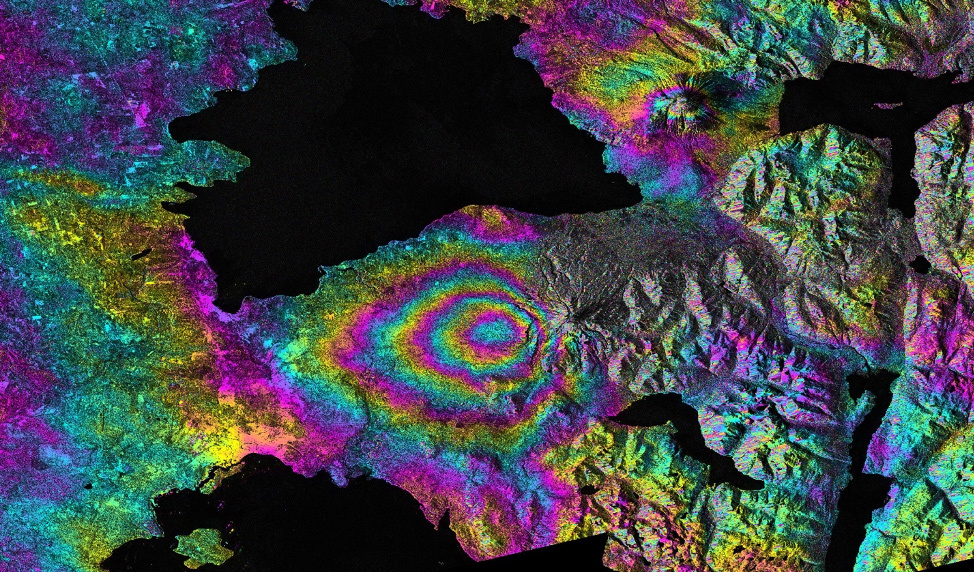
#> input picture sar_2_color.jpg, 974 x 572 px
$ jupyter execute 'DE_IP_2024_Task_1_completed (1).ipynb'
#> lines starting #> are read from the running program, lines starting #| are printed output that depends on the picture; after the words box and inside, x2 and y2 are one past the last pixel; in counts of white or black regions, pixels touching at a corner belong together; long printed decimals are rounded
<a href="https://colab.research.google.com/github/alkezzar/Homework1/blob/main/DE_IP_2024_Task_1.ipynb" target="_parent"></a>

[cell 1]
import numpy as np
import cv2
import matplotlib.pyplot as plt

# Базовая работа с изображением

[cell 2]
image = cv2.imread('sar_2_color.jpg')
#> image is the input picture: shape (572, 974, 3); mean B, G, R 71.5, 68.6, 63.6

[cell 3]
plt.imshow(image)

[cell 4]
image.shape # h,w,c
#> Out = (572, 974, 3)

[cell 5]
image[250,250] # b,g,r
#> Out = [12, 12, 12]

[cell 6]
# ROI
img_roi = image[100:200, 500:700]
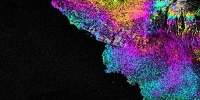
#> img_roi: shape (100, 200, 3); mean B, G, R 65.1, 42.2, 54.9

[cell 7]
plt.imshow(img_roi)

[cell 8]
b,g,r = cv2.split(image)

[cell 9]
plt.imshow(b, cmap = 'gray')

[cell 10]
plt.imshow(g, cmap = 'gray')

[cell 11]
# alternative approach
b = image[:,:,0]

[cell 12]
import copy

image2 = copy.deepcopy(image)

[cell 13]
image2[50:100,50:100] = [0,0,0]
#> image2: shape (572, 974, 3); 0.45% of pixels changed, all inside (x1, y1, x2, y2) = (50, 50, 100, 100)

[cell 14]
plt.imshow(image2)

[cell 15]
# empty image
image_template = np.zeros(image.shape,np.uint8)

[cell 16]
plt.imshow(image_template)

# Конвертация цветовых моделей

[cell 17]
image_template[0,0]
#> Out = [0, 0, 0]

[cell 18]
image_gray = cv2.cvtColor(image, cv2.COLOR_BGR2GRAY)
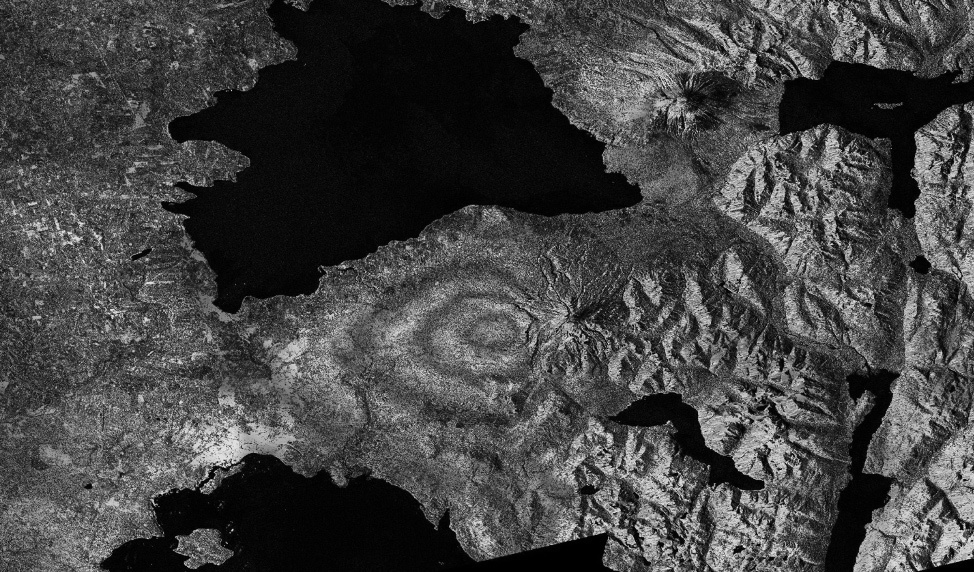
#> image_gray: shape (572, 974); min 0, max 236, mean 67.4

[cell 19]
image_gray[0,0]
#> Out = 40

[cell 20]
image_gray.shape
#> Out = (572, 974)

[cell 21]
image_hsv = cv2.cvtColor(image, cv2.COLOR_BGR2HSV)
#> image_hsv: shape (572, 974, 3); mean H, S, V 79.8, 125.4, 92.5

[cell 22]
image_hsv.shape
#> Out = (572, 974, 3)

[cell 23]
image_hsv[0,0]
#> Out = [117, 143, 75]

[cell 24]
image[0,0]
#> Out = [75, 37, 33]

[cell 25]
image_lab = cv2.cvtColor(image, cv2.COLOR_BGR2Lab)
#> image_lab: shape (572, 974, 3); mean of channels 0, 1, 2 75.2, 129.2, 126.9

[cell 26]
image_lab[0,0]
#> Out = [42, 139, 104]

# Пороговая фильтрация

[cell 27]
_,thresh1 = cv2.threshold(image_gray,200,255,cv2.THRESH_BINARY)
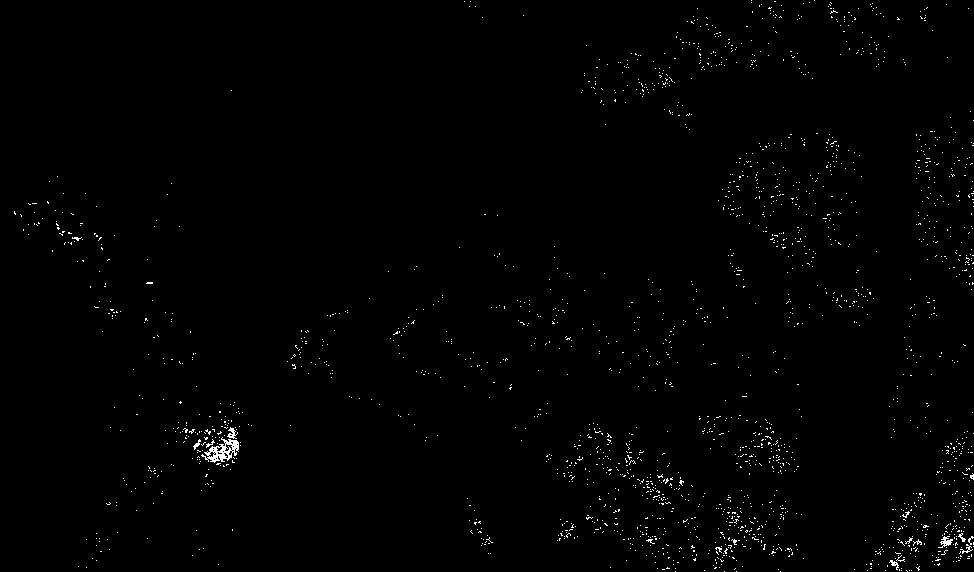
#> thresh1: shape (572, 974); 0.8% white in thin lines or dots

[cell 28]
plt.imshow(thresh1, cmap='gray')

[cell 29]
thresh1[thresh1==100].sum()
#> Out = 0

# Построение гистограммы

[cell 30]
histSize = 256
histRange = (0, 256)
accumulate = False

b_hist = cv2.calcHist([b], [0], None, [histSize], histRange, accumulate=accumulate)
#> b_hist = 256 values, max 15318 at index 5, min 29 at index 253, mean 2176.3

[cell 31]
plt.plot(b_hist)
#> figure, not shown here; curve peaks at x = 5, y = 15318

[cell 32]
b_hist_cum = b_hist.cumsum()
#> b_hist_cum = 256 values from 10493 to 557128

[cell 33]
plt.plot(b_hist_cum)
#> figure, not shown here; curve peaks at x = 255, y = 557128

[cell 34]
b_hist_norm = b_hist /  (image.shape[0] * image.shape[1])
#> b_hist_norm = 256 values, max 0.0275 at index 5, min 5.21e-05 at index 253, mean 0.00391

[cell 35]
plt.plot(b_hist_norm)
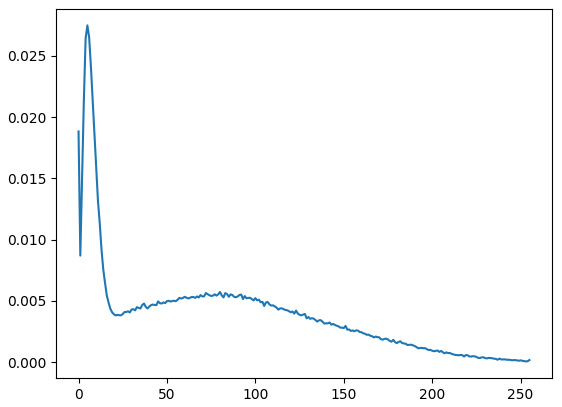
#> figure drawn by matplotlib, 1 panel; curve peaks at x = 5, y = 0.0275

# Сравнение двух изображений

[cell 36]
from skimage.metrics import structural_similarity, mean_squared_error

(ssim, diff) = structural_similarity(image_gray, image_gray, full=True)
#> diff: shape (572, 974) float64; every value is 1
#> ssim = 1
diff = (diff * 255).astype("uint8")
#> diff: shape (572, 974); every value is 255
print("SSIM: {}".format(ssim))
#| SSIM: 1.0

[cell 37]
plt.imshow(diff)

[cell 38]
mse = mean_squared_error(image_gray, image_gray)
#> mse = 0
mse
#> Out = 0

# Статистические характеристики изображений

[cell 39]
mean = image_gray.mean()
#> mean = 67.41

[cell 40]
std = image_gray.std()
#> std = 52.02

[cell 41]
print(mean,std)
#| 67.412 52.016

[cell 42]
eq_gray = cv2.equalizeHist(image_gray)

[cell 43]
plt.imshow(eq_gray, cmap="gray")

[cell 44]
plt.imshow(image_gray, cmap="gray")

# Решение задания

Используется изображение `sar_1_gray.jpg` в оттенках серого.

1. Загрузка изображения.
2. Гистограмма.
3. Гамма-коррекция для γ < 1 и γ > 1.
4. Сравнение исходного и скорректированных изображений по MSE и SSIM.
5. Статистическая коррекция по статистикам `eq_gray`.
6. Пороговая фильтрация с различными параметрами.

[cell 45]
import cv2
import numpy as np
import matplotlib.pyplot as plt
from skimage.metrics import structural_similarity as ssim
from skimage.metrics import mean_squared_error as mse

# 1. Загрузка изображения
img = cv2.imread("sar_1_gray.jpg", cv2.IMREAD_GRAYSCALE)
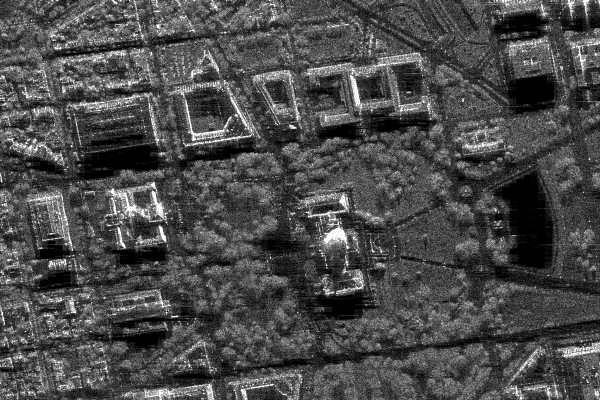
#> input picture sar_1_gray.jpg, 600 x 400 px
#> img is the input picture: shape (400, 600); min 0, max 255, mean 74.9
if img is None:
    raise FileNotFoundError("Не найден файл sar_1_gray.jpg")

print("Размер изображения:", img.shape)
#| Размер изображения: (400, 600)
print("Диапазон интенсивностей:", int(img.min()), "-", int(img.max()))
#| Диапазон интенсивностей: 0 - 255
print(f"Среднее: {img.mean():.4f}")
#| Среднее: 74.9416
print(f"СКО: {img.std():.4f}")
#| СКО: 43.6585

# 2. Гистограмма
plt.figure(figsize=(9, 4))
plt.hist(img.ravel(), bins=256, range=(0, 256))
plt.title("2. Гистограмма исходного изображения")
plt.xlabel("Интенсивность пикселя")
plt.ylabel("Количество пикселей")
plt.grid(alpha=0.3)
plt.show()
#> figure, not shown here; tallest bar 3786 high, from x = 1 to 2

# Вспомогательная функция гамма-коррекции:
# I_out = 255 * (I_in / 255)^gamma
def gamma_correction(image, gamma):
#> called with gamma = 0.5
    table = np.array(
        [255 * ((i / 255.0) ** gamma) for i in range(256)],
        dtype=np.float32
    )
    table = np.clip(table, 0, 255).astype(np.uint8)
    return cv2.LUT(image, table)

# 3. Гамма-коррекция
gamma_less = 0.5   # gamma < 1 -> изображение светлее
gamma_greater = 2.0  # gamma > 1 -> изображение темнее

img_gamma_less = gamma_correction(img, gamma_less)
img_gamma_greater = gamma_correction(img, gamma_greater)
#> call 2 of gamma_correction, with gamma = 2
#> in gamma_correction (call 2), `return cv2.LUT(image, table)`:
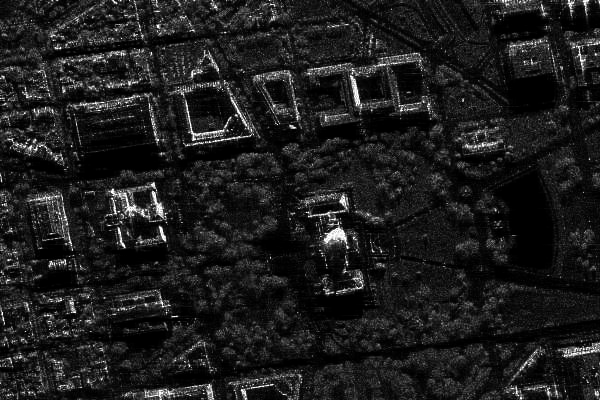
#> returned value: shape (400, 600); min 0, max 255, mean 29.1

fig, ax = plt.subplots(1, 3, figsize=(15, 5))
ax[0].imshow(img, cmap="gray", vmin=0, vmax=255)
ax[0].set_title("Исходное")
ax[1].imshow(img_gamma_less, cmap="gray", vmin=0, vmax=255)
ax[1].set_title("γ = 0.5 (< 1), светлее")
ax[2].imshow(img_gamma_greater, cmap="gray", vmin=0, vmax=255)
ax[2].set_title("γ = 2.0 (> 1), темнее")
for a in ax:
    a.axis("off")
plt.suptitle("3. Гамма-коррекция")
plt.show()

# 4. MSE и SSIM
mse_less = mse(img, img_gamma_less)
#> mse_less = 3250.4
ssim_less = ssim(img, img_gamma_less, data_range=255)
#> ssim_less = 0.788

mse_greater = mse(img, img_gamma_greater)
#> mse_greater = 2383.8
ssim_greater = ssim(img, img_gamma_greater, data_range=255)
#> ssim_greater = 0.527

print("4. Сравнение с исходным изображением")
print(f"γ = 0.5: MSE = {mse_less:.4f}, SSIM = {ssim_less:.6f}")
#| γ = 0.5: MSE = 3250.4291, SSIM = 0.7875
print(f"γ = 2.0: MSE = {mse_greater:.4f}, SSIM = {ssim_greater:.6f}")
#| γ = 2.0: MSE = 2383.7636, SSIM = 0.527

# 5. Статистическая цветокоррекция (для данного задания — коррекция яркости
#    серого изображения) на основе статистик eq_gray.
eq_gray = cv2.equalizeHist(img)
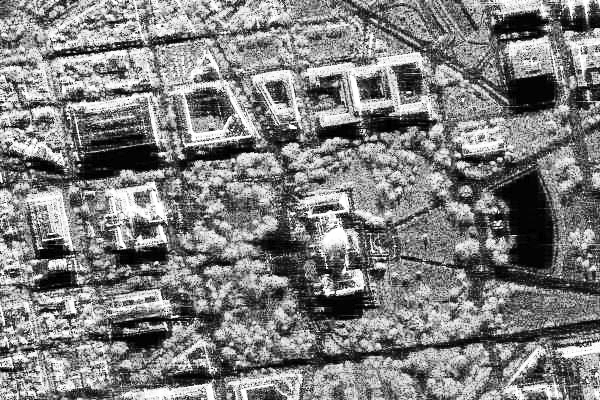
#> eq_gray: shape (400, 600); min 0, max 255, mean 127

def statistical_correction(target, source):
    mean_target = target.mean()
#> mean_target = 74.94
    std_target = target.std()
#> std_target = 43.66
    mean_source = source.mean()
#> mean_source = 127
    std_source = source.std()
#> std_source = 74.27

    if std_target == 0:
        raise ValueError("Стандартное отклонение исходного изображения равно нулю.")

    corrected = mean_source + (target.astype(np.float32) - mean_target) * (
        std_source / std_target
    )
    return np.clip(corrected, 0, 255).astype(np.uint8)

img_stat = statistical_correction(img, eq_gray)

print("\n5. Статистическая коррекция")
print(f"Исходное: mean = {img.mean():.4f}, std = {img.std():.4f}")
#| Исходное: mean = 74.9416, std = 43.6585
print(f"eq_gray:  mean = {eq_gray.mean():.4f}, std = {eq_gray.std():.4f}")
#| eq_gray:  mean = 127.0256, std = 74.2696
print(f"Результат: mean = {img_stat.mean():.4f}, std = {img_stat.std():.4f}")
#| Результат: mean = 123.1181, std = 65.3026

fig, ax = plt.subplots(1, 3, figsize=(15, 5))
ax[0].imshow(img, cmap="gray", vmin=0, vmax=255)
ax[0].set_title("Исходное")
ax[1].imshow(eq_gray, cmap="gray", vmin=0, vmax=255)
ax[1].set_title("eq_gray")
ax[2].imshow(img_stat, cmap="gray", vmin=0, vmax=255)
ax[2].set_title("Статистическая коррекция")
for a in ax:
    a.axis("off")
plt.suptitle("5. Статистическая коррекция")
plt.show()

# 6. Пороговая фильтрация с различными порогами
thresholds = [50, 100, 150, 180, 200]

for t in thresholds:
    _, binary = cv2.threshold(img, t, 255, cv2.THRESH_BINARY)
    _, trunc = cv2.threshold(img, t, 255, cv2.THRESH_TRUNC)
    _, tozero = cv2.threshold(img, t, 255, cv2.THRESH_TOZERO)

    fig, ax = plt.subplots(1, 4, figsize=(16, 4))
    ax[0].imshow(img, cmap="gray", vmin=0, vmax=255)
    ax[0].set_title("Исходное")
    ax[1].imshow(binary, cmap="gray", vmin=0, vmax=255)
    ax[1].set_title(f"BINARY, T={t}")
    ax[2].imshow(trunc, cmap="gray", vmin=0, vmax=255)
    ax[2].set_title(f"TRUNC, T={t}")
    ax[3].imshow(tozero, cmap="gray", vmin=0, vmax=255)
    ax[3].set_title(f"TOZERO, T={t}")
    for a in ax:
        a.axis("off")
    plt.suptitle(f"6. Пороговая фильтрация, порог T={t}")
    plt.show()
#> this loop made 5 passes
#> pass 1, `_, binary = cv2.threshold(img, t, 255, cv2.THRESH_BINARY)`:
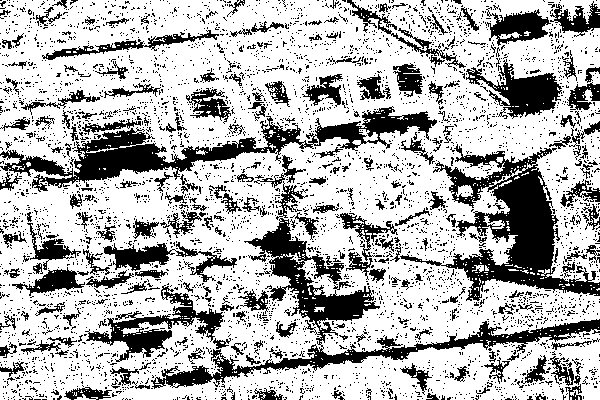
#> binary: shape (400, 600); 70.5% white; 4371 black regions (4132 under 20 px), largest, box (x1, y1, x2, y2) and area: (151, 218, 600, 389) 9418, (400, 144, 600, 301) 9322, (0, 106, 437, 192) 8317
#> pass 1, `_, trunc = cv2.threshold(img, t, 255, cv2.THRESH_TRUNC)`:
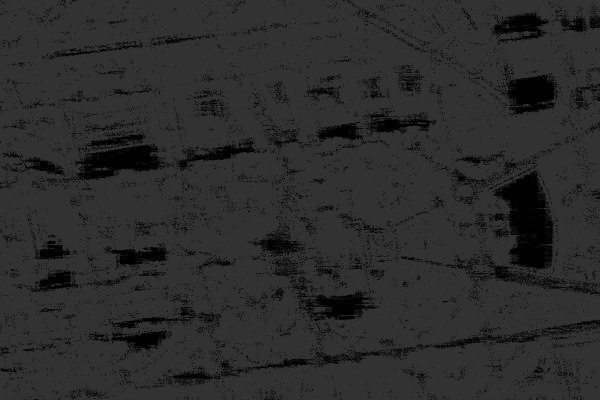
#> trunc: shape (400, 600); min 0, max 50, mean 43.8
#> pass 2, `plt.show()`:
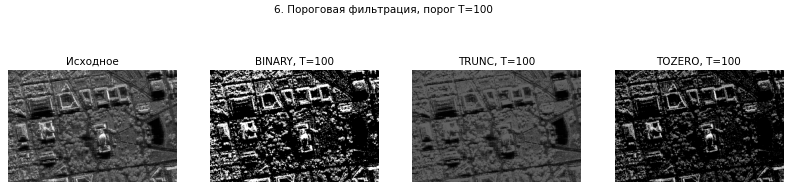
#> figure drawn by matplotlib, 4 panels

print("\nИтог: все 6 пунктов задания выполнены.")
